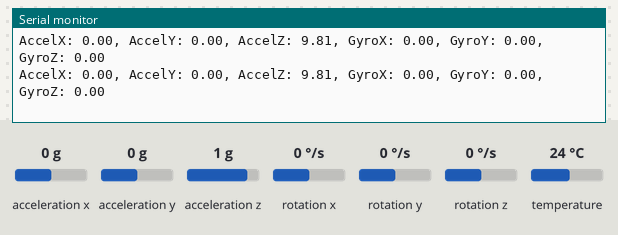
The sketch below on a simulated Arduino Uno, built with avr-gcc and run on an emulated ATmega328P. Parts: the last lines printed to the serial monitor. The inputs (shaded band) are chosen by the test bench; at power-on: acceleration x 0 g, acceleration y 0 g, acceleration z 1 g, rotation x 0 °/s, rotation y 0 °/s, rotation z 0 °/s, temperature 24 °C.

Above: at 1.2 s.
1.3 s: acceleration x set to -1.4 g
At 1.37 s:
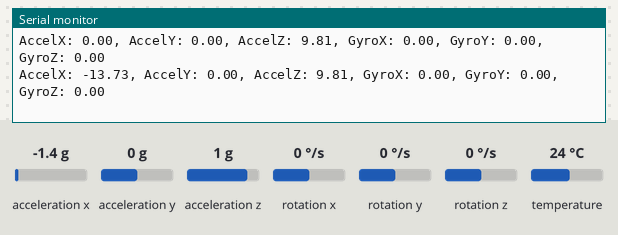
2.8 s: acceleration y set to -1.4 g
At 2.84 s:
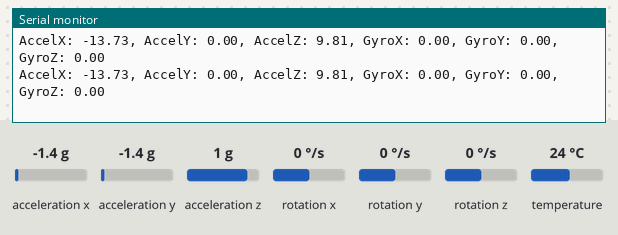
4.3 s: acceleration z set to -1.4 g
At 4.32 s:
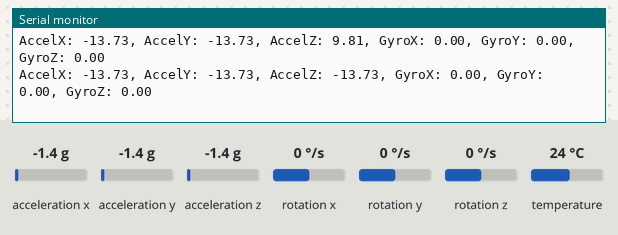
5.8 s: rotation x set to -192 °/s
At 5.9 s:
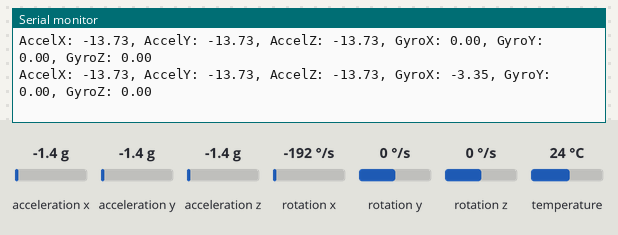
7.3 s: rotation y set to -192 °/s
At 7.37 s:
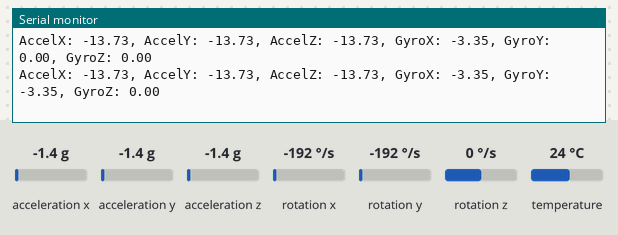

The sketch:

test_microROS.ino
```cpp
#include <Wire.h>
#include <Adafruit_MPU6050.h>
#include <Adafruit_Sensor.h>

Adafruit_MPU6050 mpu;

void setup() {
  Serial.begin(115200);
  while (!Serial) {
    delay(10); // Wait for serial port to connect. Needed for native USB
  }

  if (!mpu.begin()) {
    Serial.println("Failed to find MPU6050 chip");
    while (1) {
      delay(10);
    }
  }

  Serial.println("MPU6050 Found!");

  mpu.setAccelerometerRange(MPU6050_RANGE_8_G);
  mpu.setGyroRange(MPU6050_RANGE_500_DEG);
  mpu.setFilterBandwidth(MPU6050_BAND_21_HZ);
}

void loop() {
  sensors_event_t a, g, temp;
  mpu.getEvent(&a, &g, &temp);

  Serial.print("AccelX: "); Serial.print(a.acceleration.x); Serial.print(", ");
  Serial.print("AccelY: "); Serial.print(a.acceleration.y); Serial.print(", ");
  Serial.print("AccelZ: "); Serial.print(a.acceleration.z); Serial.print(", ");
  Serial.print("GyroX: "); Serial.print(g.gyro.x); Serial.print(", ");
  Serial.print("GyroY: "); Serial.print(g.gyro.y); Serial.print(", ");
  Serial.print("GyroZ: "); Serial.print(g.gyro.z);
  Serial.println();

  delay(100);
}
```

Measured:
- after the input at 1.3 s, the serial monitor: prints a new line after 0.07 s (image 1)
- after the input at 4.3 s, the serial monitor: prints a new line at once (image 3)
- after the input at 5.8 s, the serial monitor: prints a new line after 0.09 s (image 4)
- after the input at 7.3 s, the serial monitor: prints a new line after 0.07 s (image 5)
